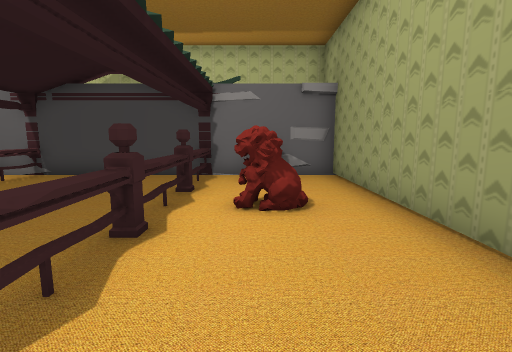
View 1 (above)

12 first-person views from a walk through a Unity game level. The camera is 1.2 m above the floor, tilts 8° down and sees 85° across. The floor is counted in squares, 1 m on a side. Each view is taken from the middle of a square. On the plan, view 1 faces up. The plan holds only what a view shows up to about 13 squares ahead; the rest is blank. The place goes on beyond the plan. The player character is not drawn.

View 2
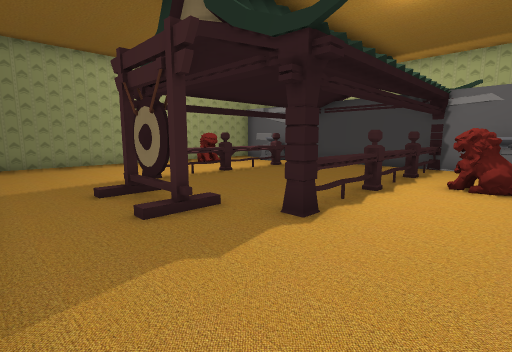

View 3
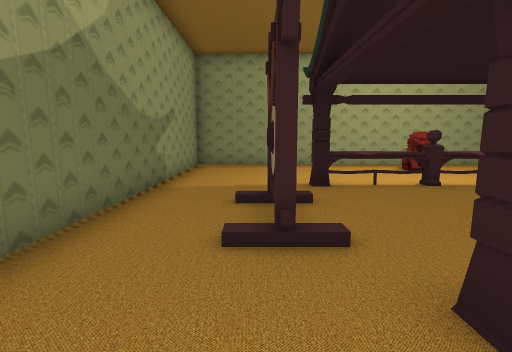

View 4
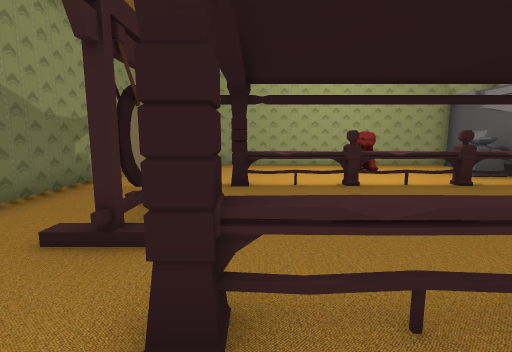

View 5
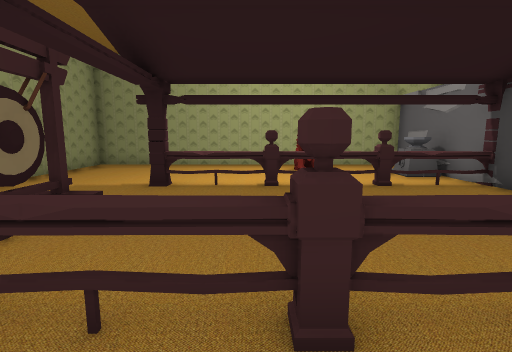

View 6
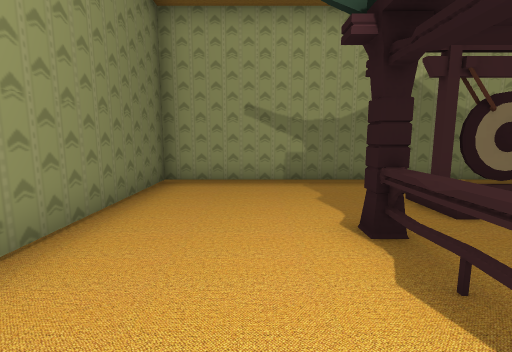

View 7
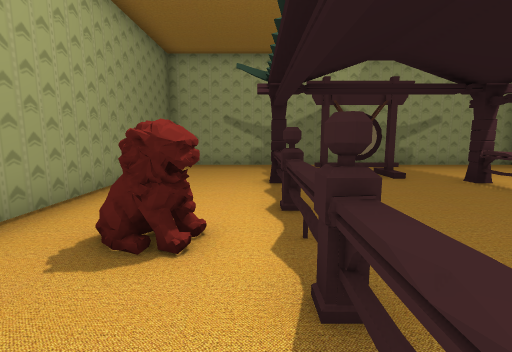

View 8
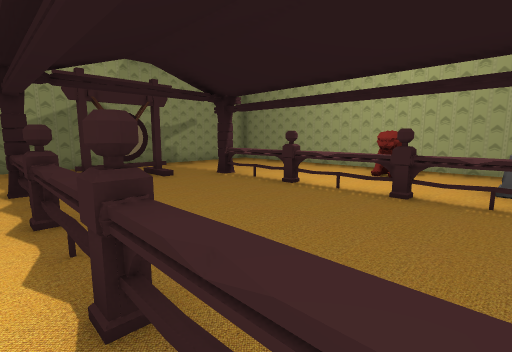

View 9
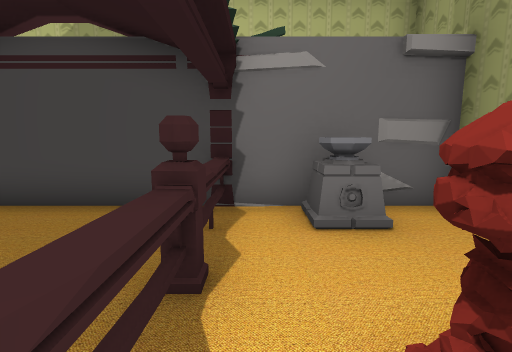

View 10
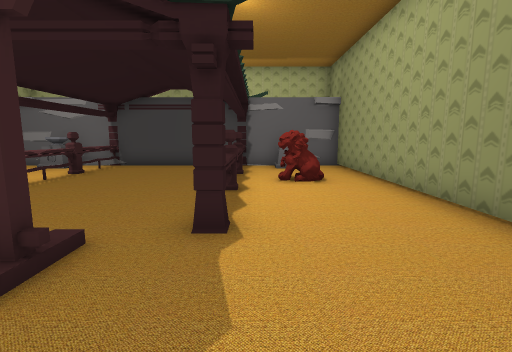

View 11
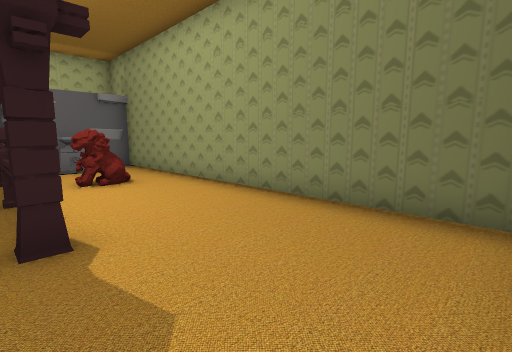

View 12
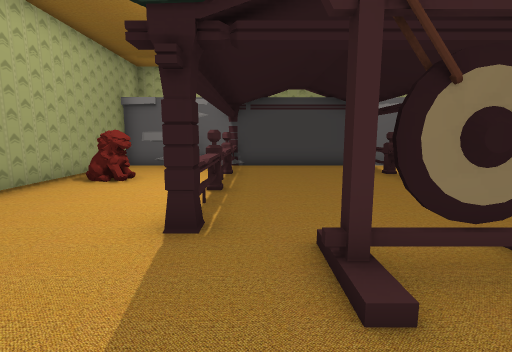

### Floor plan
Key: @ floor where view 1 was taken; # wall or solid block; x gap in a wall; . floor; / step, stairs or slope; = window, fence, low wall or low ledge; S statue; T thing the floor can be seen under or through; O other object.
Columns run from 12 left of view 1 to 3 right of it. Each row starts with its distance up from view 1.
  9 ################
  8 #..OO=....=.OO.#
  7 #....T....#....#
  6 #....T....#....#
  5 #xS..T....#.SS.#
  4 #....x....x....#
  3 #....x....x....#
  2 #....T....#....#
  1 #....T....#....#
  0 #.....././..@..#
 -1 #......OOO.....#
 -2 #..............#
 -3 #..............#
 -4 ################

Where each view was taken, in squares from view 1:
view 1: 0 up, 0 right, facing up
view 2: 3 down, 1 right, facing up-left
view 3: 1 down, 0 right, facing left
view 4: 1 up, 0 right, facing left
view 5: 3 up, 0 right, facing left
view 6: 4 up, 0 right, facing down
view 7: 8 up, 1 left, facing down
view 8: 8 up, 1 left, facing down-left
view 9: 4 up, 1 left, facing up
view 10: 3 down, 1 left, facing up
view 11: 3 down, 2 left, facing up-right
view 12: 3 down, 6 left, facing up
